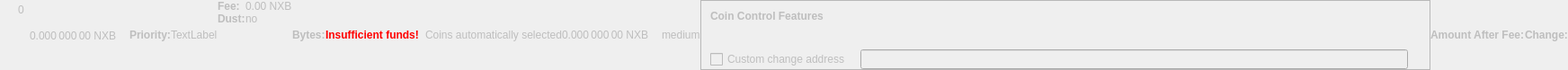
    <widget class="QWidget" name="dummyHideWidget" native="true">
     <property name="enabled">
      <bool>false</bool>
     </property>
     <property name="maximumSize">
      <size>
       <width>100</width>
       <height>22</height>
      </size>
     </property>
     <layout class="QHBoxLayout" name="dummyHideLayout">
      <property name="spacing">
       <number>0</number>
      </property>
      <property name="leftMargin">
       <number>0</number>
      </property>
      <property name="topMargin">
       <number>0</number>
      </property>
      <property name="rightMargin">
       <number>0</number>
      </property>
      <property name="bottomMargin">
       <number>0</number>
      </property>
      <item>
       <layout class="QFormLayout" name="formLayoutCoinControl1">
        <property name="horizontalSpacing">
         <number>10</number>
        </property>
        <property name="verticalSpacing">
         <number>14</number>
        </property>
        <property name="leftMargin">
         <number>10</number>
        </property>
        <property name="topMargin">
         <number>4</number>
        </property>
        <property name="rightMargin">
         <number>6</number>
        </property>
        <item row="0" column="1">
         <widget class="QLabel" name="labelCoinControlBytes">
          <property name="cursor">
           <cursorShape>IBeamCursor</cursorShape>
          </property>
          <property name="contextMenuPolicy">
           <enum>Qt::ActionsContextMenu</enum>
          </property>
          <property name="text">
           <string notr="true">0</string>
          </property>
          <property name="textInteractionFlags">
           <set>Qt::LinksAccessibleByMouse|Qt::TextSelectableByKeyboard|Qt::TextSelectableByMouse</set>
          </property>
         </widget>
        </item>
       </layout>
      </item>
      <item>
       <widget class="QLabel" name="labelCoinControlAfterFee">
        <property name="enabled">
         <bool>false</bool>
        </property>
        <property name="sizePolicy">
         <sizepolicy hsizetype="Fixed" vsizetype="Fixed">
          <horstretch>0</horstretch>
          <verstretch>0</verstretch>
         </sizepolicy>
        </property>
        <property name="minimumSize">
         <size>
          <width>111</width>
          <height>12</height>
         </size>
        </property>
        <property name="maximumSize">
         <size>
          <width>111</width>
          <height>12</height>
         </size>
        </property>
        <property name="cursor">
         <cursorShape>IBeamCursor</cursorShape>
        </property>
        <property name="contextMenuPolicy">
         <enum>Qt::ActionsContextMenu</enum>
        </property>
        <property name="text">
         <string notr="true">0.000 000 00 NXB</string>
        </property>
        <property name="textInteractionFlags">
         <set>Qt::LinksAccessibleByMouse|Qt::TextSelectableByKeyboard|Qt::TextSelectableByMouse</set>
        </property>
       </widget>
      </item>
      <item>
       <widget class="QLabel" name="labelCoinControlPriorityText">
        <property name="enabled">
         <bool>false</bool>
        </property>
        <property name="font">
         <font>
          <weight>75</weight>
          <bold>true</bold>
         </font>
        </property>
        <property name="text">
         <string>Priority:</string>
        </property>
       </widget>
      </item>
      <item>
       <layout class="QHBoxLayout" name="horizontalLayout">
        <item>
         <widget class="QLabel" name="WarningLabel">
          <property name="text">
           <string>TextLabel</string>
          </property>
         </widget>
        </item>
       </layout>
      </item>
      <item>
       <layout class="QFormLayout" name="formLayoutCoinControl3">
        <property name="horizontalSpacing">
         <number>0</number>
        </property>
        <property name="verticalSpacing">
         <number>0</number>
        </property>
        <property name="leftMargin">
         <number>0</number>
        </property>
        <property name="topMargin">
         <number>0</number>
        </property>
        <property name="rightMargin">
         <number>0</number>
        </property>
        <item row="0" column="0">
         <widget class="QLabel" name="labelCoinControlFeeText">
          <property name="enabled">
           <bool>false</bool>
          </property>
          <property name="font">
           <font>
            <weight>75</weight>
            <bold>true</bold>
           </font>
          </property>
          <property name="text">
           <string>Fee:</string>
          </property>
          <property name="margin">
           <number>0</number>
          </property>
         </widget>
        </item>
        <item row="0" column="1">
         <widget class="QLabel" name="labelCoinControlFee">
          <property name="enabled">
           <bool>false</bool>
          </property>
          <property name="cursor">
           <cursorShape>IBeamCursor</cursorShape>
          </property>
          <property name="contextMenuPolicy">
           <enum>Qt::ActionsContextMenu</enum>
          </property>
          <property name="text">
           <string notr="true">0.00 NXB</string>
          </property>
          <property name="textInteractionFlags">
           <set>Qt::LinksAccessibleByMouse|Qt::TextSelectableByKeyboard|Qt::TextSelectableByMouse</set>
          </property>
         </widget>
        </item>
        <item row="1" column="0">
         <widget class="QLabel" name="labelCoinControlLowOutputText">
          <property name="enabled">
           <bool>false</bool>
          </property>
          <property name="font">
           <font>
            <weight>75</weight>
            <bold>true</bold>
           </font>
          </property>
          <property name="text">
           <string>Dust:</string>
          </property>
         </widget>
        </item>
        <item row="1" column="1">
         <widget class="QLabel" name="labelCoinControlLowOutput">
          <property name="enabled">
           <bool>false</bool>
          </property>
          <property name="cursor">
           <cursorShape>IBeamCursor</cursorShape>
          </property>
          <property name="contextMenuPolicy">
           <enum>Qt::ActionsContextMenu</enum>
          </property>
          <property name="text">
           <string>no</string>
          </property>
          <property name="textInteractionFlags">
           <set>Qt::LinksAccessibleByMouse|Qt::TextSelectableByKeyboard|Qt::TextSelectableByMouse</set>
          </property>
         </widget>
        </item>
       </layout>
      </item>
      <item>
       <widget class="QLabel" name="labelCoinControlBytesText">
        <property name="enabled">
         <bool>false</bool>
        </property>
        <property name="font">
         <font>
          <weight>75</weight>
          <bold>true</bold>
         </font>
        </property>
        <property name="text">
         <string>Bytes:</string>
        </property>
       </widget>
      </item>
      <item>
       <layout class="QFormLayout" name="formLayoutCoinControl2">
        <property name="horizontalSpacing">
         <number>0</number>
        </property>
        <property name="verticalSpacing">
         <number>0</number>
        </property>
        <property name="leftMargin">
         <number>0</number>
        </property>
        <property name="topMargin">
         <number>0</number>
        </property>
        <property name="rightMargin">
         <number>0</number>
        </property>
       </layout>
      </item>
      <item>
       <layout class="QHBoxLayout" name="horizontalLayoutCoinControl2">
        <property name="spacing">
         <number>0</number>
        </property>
        <property name="bottomMargin">
         <number>0</number>
        </property>
       </layout>
      </item>
      <item>
       <widget class="QLabel" name="labelCoinControlInsuffFunds">
        <property name="enabled">
         <bool>false</bool>
        </property>
        <property name="minimumSize">
         <size>
          <width>0</width>
          <height>0</height>
         </size>
        </property>
        <property name="font">
         <font>
          <weight>75</weight>
          <bold>true</bold>
         </font>
        </property>
        <property name="styleSheet">
         <string notr="true">color:red;font-weight:bold;</string>
        </property>
        <property name="text">
         <string>Insufficient funds!</string>
        </property>
        <property name="margin">
         <number>5</number>
        </property>
       </widget>
      </item>
      <item>
       <layout class="QFormLayout" name="formLayoutCoinControl4">
        <property name="horizontalSpacing">
         <number>0</number>
        </property>
        <property name="verticalSpacing">
         <number>0</number>
        </property>
        <property name="leftMargin">
         <number>0</number>
        </property>
        <property name="topMargin">
         <number>0</number>
        </property>
        <property name="rightMargin">
         <number>0</number>
        </property>
       </layout>
      </item>
      <item>
       <widget class="QLabel" name="labelCoinControlChangeLabel">
        <property name="enabled">
         <bool>false</bool>
        </property>
        <property name="sizePolicy">
         <sizepolicy hsizetype="Preferred" vsizetype="Expanding">
          <horstretch>0</horstretch>
          <verstretch>0</verstretch>
         </sizepolicy>
        </property>
        <property name="minimumSize">
         <size>
          <width>0</width>
          <height>0</height>
         </size>
        </property>
        <property name="text">
         <string/>
        </property>
        <property name="margin">
         <number>3</number>
        </property>
       </widget>
      </item>
      <item>
       <widget class="QLabel" name="labelCoinControlAutomaticallySelected">
        <property name="enabled">
         <bool>false</bool>
        </property>
        <property name="sizePolicy">
         <sizepolicy hsizetype="Fixed" vsizetype="Fixed">
          <horstretch>0</horstretch>
          <verstretch>0</verstretch>
         </sizepolicy>
        </property>
        <property name="minimumSize">
         <size>
          <width>0</width>
          <height>0</height>
         </size>
        </property>
        <property name="maximumSize">
         <size>
          <width>240</width>
          <height>16777215</height>
         </size>
        </property>
        <property name="text">
         <string>Coins automatically selected</string>
        </property>
        <property name="margin">
         <number>5</number>
        </property>
       </widget>
      </item>
      <item>
       <widget class="QLabel" name="labelCoinControlChange">
        <property name="enabled">
         <bool>false</bool>
        </property>
        <property name="sizePolicy">
         <sizepolicy hsizetype="Fixed" vsizetype="Fixed">
          <horstretch>0</horstretch>
          <verstretch>0</verstretch>
         </sizepolicy>
        </property>
        <property name="minimumSize">
         <size>
          <width>111</width>
          <height>0</height>
         </size>
        </property>
        <property name="maximumSize">
         <size>
          <width>111</width>
          <height>16777215</height>
         </size>
        </property>
        <property name="cursor">
         <cursorShape>IBeamCursor</cursorShape>
        </property>
        <property name="contextMenuPolicy">
         <enum>Qt::ActionsContextMenu</enum>
        </property>
        <property name="text">
         <string notr="true">0.000 000 00 NXB</string>
        </property>
        <property name="textInteractionFlags">
         <set>Qt::LinksAccessibleByMouse|Qt::TextSelectableByKeyboard|Qt::TextSelectableByMouse</set>
        </property>
       </widget>
      </item>
      <item>
       <widget class="QLabel" name="labelCoinControlPriority">
        <property name="enabled">
         <bool>false</bool>
        </property>
        <property name="cursor">
         <cursorShape>IBeamCursor</cursorShape>
        </property>
        <property name="contextMenuPolicy">
         <enum>Qt::ActionsContextMenu</enum>
        </property>
        <property name="text">
         <string>medium</string>
        </property>
        <property name="textInteractionFlags">
         <set>Qt::LinksAccessibleByMouse|Qt::TextSelectableByKeyboard|Qt::TextSelectableByMouse</set>
        </property>
       </widget>
      </item>
      <item>
       <widget class="QFrame" name="frameCoinControl">
        <property name="sizePolicy">
         <sizepolicy hsizetype="Expanding" vsizetype="Expanding">
          <horstretch>0</horstretch>
          <verstretch>0</verstretch>
         </sizepolicy>
        </property>
        <property name="maximumSize">
         <size>
          <width>16777215</width>
          <height>16777215</height>
         </size>
        </property>
        <property name="frameShape">
         <enum>QFrame::StyledPanel</enum>
        </property>
        <property name="frameShadow">
         <enum>QFrame::Sunken</enum>
        </property>
        <layout class="QVBoxLayout" name="verticalLayoutCoinControl2_2">
         <property name="spacing">
          <number>0</number>
         </property>
         <property name="leftMargin">
          <number>0</number>
         </property>
         <property name="topMargin">
          <number>0</number>
         </property>
         <property name="rightMargin">
          <number>0</number>
         </property>
         <property name="bottomMargin">
          <number>0</number>
         </property>
         <item>
          <layout class="QVBoxLayout" name="verticalLayoutCoinControl" stretch="0,0,0,1">
           <property name="spacing">
            <number>0</number>
           </property>
           <property name="leftMargin">
            <number>10</number>
           </property>
           <property name="topMargin">
            <number>10</number>
           </property>
           <item>
            <layout class="QHBoxLayout" name="horizontalLayoutCoinControl1">
             <property name="bottomMargin">
              <number>15</number>
             </property>
             <item>
              <widget class="QLabel" name="labelCoinControlFeatures">
               <property name="enabled">
                <bool>false</bool>
               </property>
               <property name="sizePolicy">
                <sizepolicy hsizetype="Preferred" vsizetype="Maximum">
                 <horstretch>0</horstretch>
                 <verstretch>0</verstretch>
                </sizepolicy>
               </property>
               <property name="font">
                <font>
                 <weight>75</weight>
                 <bold>true</bold>
                </font>
               </property>
               <property name="styleSheet">
                <string notr="true">font-weight:bold;</string>
               </property>
               <property name="text">
                <string>Coin Control Features</string>
               </property>
              </widget>
             </item>
            </layout>
           </item>
           <item>
            <widget class="QWidget" name="widgetCoinControl" native="true">
             <property name="sizePolicy">
              <sizepolicy hsizetype="Preferred" vsizetype="Preferred">
               <horstretch>0</horstretch>
               <verstretch>0</verstretch>
              </sizepolicy>
             </property>
             <property name="minimumSize">
              <size>
               <width>0</width>
               <height>0</height>
              </size>
             </property>
             <property name="styleSheet">
              <string notr="true"/>
             </property>
             <layout class="QHBoxLayout" name="horizontalLayoutCoinControl5_2">
              <property name="leftMargin">
               <number>0</number>
              </property>
              <property name="topMargin">
               <number>0</number>
              </property>
              <property name="rightMargin">
               <number>0</number>
              </property>
              <property name="bottomMargin">
               <number>0</number>
              </property>
              <item>
               <layout class="QHBoxLayout" name="horizontalLayoutCoinControl3">
                <property name="spacing">
                 <number>20</number>
                </property>
                <property name="topMargin">
                 <number>0</number>
                </property>
                <property name="bottomMargin">
                 <number>10</number>
                </property>
               </layout>
              </item>
             </layout>
            </widget>
           </item>
           <item>
            <layout class="QHBoxLayout" name="horizontalLayoutCoinControl4" stretch="0,0,0">
             <property name="spacing">
              <number>12</number>
             </property>
             <property name="sizeConstraint">
              <enum>QLayout::SetDefaultConstraint</enum>
             </property>
             <property name="topMargin">
              <number>5</number>
             </property>
             <property name="rightMargin">
              <number>5</number>
             </property>
             <item>
              <widget class="QCheckBox" name="checkBoxCoinControlChange">
               <property name="enabled">
                <bool>false</bool>
               </property>
               <property name="toolTip">
                <string>If this is activated, but the change address is empty or invalid, change will be sent to a newly generated address.</string>
               </property>
               <property name="text">
                <string>Custom change address</string>
               </property>
              </widget>
             </item>
             <item>
              <widget class="QValidatedLineEdit" name="lineEditCoinControlChange">
               <property name="enabled">
                <bool>false</bool>
               </property>
               <property name="sizePolicy">
                <sizepolicy hsizetype="Expanding" vsizetype="Fixed">
                 <horstretch>0</horstretch>
                 <verstretch>0</verstretch>
                </sizepolicy>
               </property>
              </widget>
             </item>
             <item>
              <widget class="QLabel" name="labelCoinControlChangeLabel_2">
               <property name="sizePolicy">
                <sizepolicy hsizetype="Preferred" vsizetype="Expanding">
                 <horstretch>0</horstretch>
                 <verstretch>0</verstretch>
                </sizepolicy>
               </property>
               <property name="minimumSize">
                <size>
                 <width>0</width>
                 <height>0</height>
                </size>
               </property>
               <property name="text">
                <string/>
               </property>
               <property name="margin">
                <number>3</number>
               </property>
              </widget>
             </item>
            </layout>
           </item>
           <item>
            <spacer name="verticalSpacerCoinControl">
             <property name="orientation">
              <enum>Qt::Vertical</enum>
             </property>
             <property name="sizeHint" stdset="0">
              <size>
               <width>800</width>
               <height>1</height>
              </size>
             </property>
            </spacer>
           </item>
          </layout>
         </item>
        </layout>
       </widget>
      </item>
      <item>
       <widget class="QLabel" name="labelCoinControlAfterFeeText">
        <property name="enabled">
         <bool>false</bool>
        </property>
        <property name="minimumSize">
         <size>
          <width>0</width>
          <height>0</height>
         </size>
        </property>
        <property name="maximumSize">
         <size>
          <width>16777215</width>
          <height>16777215</height>
         </size>
        </property>
        <property name="font">
         <font>
          <weight>75</weight>
          <bold>true</bold>
         </font>
        </property>
        <property name="text">
         <string>Amount After Fee:</string>
        </property>
        <property name="alignment">
         <set>Qt::AlignLeading|Qt::AlignLeft|Qt::AlignVCenter</set>
        </property>
        <property name="margin">
         <number>0</number>
        </property>
       </widget>
      </item>
      <item>
       <widget class="QLabel" name="labelCoinControlChangeText">
        <property name="enabled">
         <bool>false</bool>
        </property>
        <property name="sizePolicy">
         <sizepolicy hsizetype="Preferred" vsizetype="Preferred">
          <horstretch>0</horstretch>
          <verstretch>0</verstretch>
         </sizepolicy>
        </property>
        <property name="minimumSize">
         <size>
          <width>0</width>
          <height>0</height>
         </size>
        </property>
        <property name="maximumSize">
         <size>
          <width>16777215</width>
          <height>16777215</height>
         </size>
        </property>
        <property name="font">
         <font>
          <weight>75</weight>
          <bold>true</bold>
         </font>
        </property>
        <property name="text">
         <string>Change:</string>
        </property>
        <property name="alignment">
         <set>Qt::AlignLeading|Qt::AlignLeft|Qt::AlignVCenter</set>
        </property>
       </widget>
      </item>
     </layout>
    </widget>
